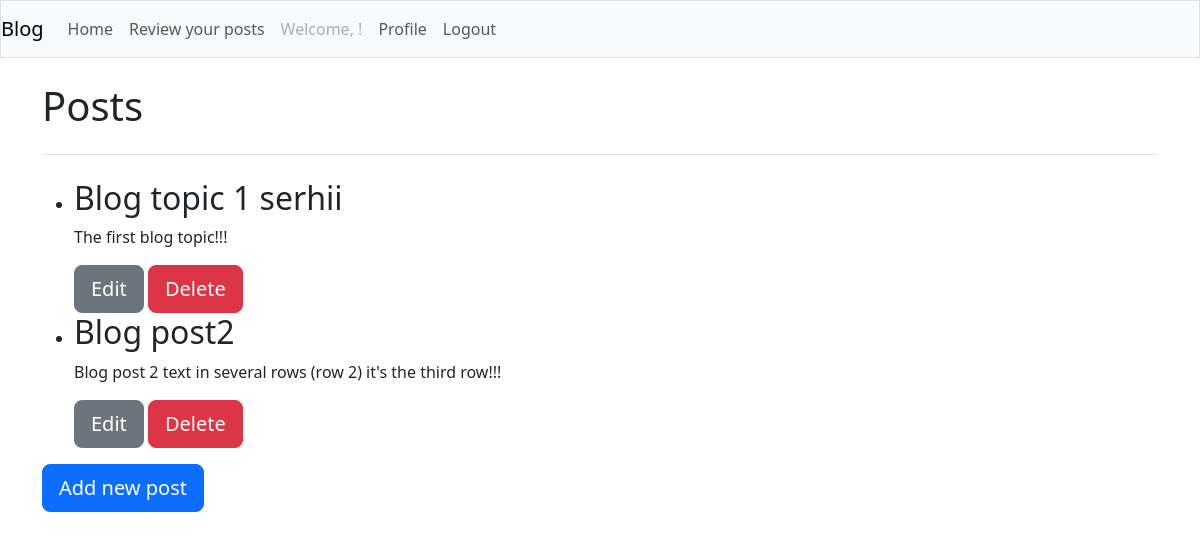
The page /posts/ (signed in) on the database its author committed.
### blogs/models.py (models this page shows, shortened)
class BlogPost(models.Model):
    title = models.CharField(max_length=200)
    text = models.TextField()
    owner = models.ForeignKey('auth.User', on_delete=models.CASCADE)
    created_at = models.DateTimeField(auto_now_add=True)
    updated_at = models.DateTimeField(auto_now=True)

### blogs/views.py (the view)
# urls.py: path('posts/', views.posts, name='posts'),
def posts(request):
    if not request.user.is_authenticated:
        posts = BlogPost.objects.all()
    else:
        posts = BlogPost.objects.filter(owner=request.user)
    return render(request, 'blogs/posts.html', {'posts': posts})

### blogs/templates/blogs/posts.html (shortened to what this page needs)
{% extends "blogs/base.html" %}
{% block page_header %}
<h1> Posts</h1>
{% endblock page_header %}
{% block content %}
<ul>
    {% for post in posts %}
    <li>
        <h2>{{ post.title }}</h2>
        <p>{{ post.text }}</p>
        {% if user.is_authenticated %}
        <span><a class="btn btn-lg btn-secondary" href="{% url 'blogs:edit_post' post.id %}">Edit</a> </span>
        <button type="button" class="btn btn-lg btn-danger" data-bs-toggle="modal"
            data-bs-target="#deleteModal{{ post.id }}">
            Delete
        </button>
        {% else %}
        <p>Written by {{post.owner}}</p>
        {% endif %}
    </li>
    {% empty %}
    <li>No blog posts available.</li>
    {% endfor %}
</ul>
{% if user.is_authenticated %}
<h3><a class="btn btn-lg btn-primary" href="{% url 'blogs:new_post' %}">Add new post</a></h3>
{% endif %}
{% endblock content %}

### rows shown on the page
BlogPost: title "Blog topic 1 serhii", text "The first blog topic!!!"
BlogPost: title "Blog post2", text "Blog post 2 text in several rows (row 2) it's the third row!!!"
